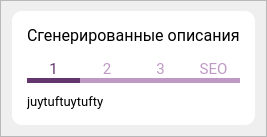
                <widget class="QFrame" name="secon_line">
                 <property name="font">
                  <font>
                   <family>-apple-system,BlinkMacSystemFont,Segoe UI,Roboto,Oxygen- Sans,Ubuntu,Cantarell,Helvetica Neue,sans-serif</family>
                  </font>
                 </property>
                 <property name="frameShape">
                  <enum>QFrame::StyledPanel</enum>
                 </property>
                 <property name="frameShadow">
                  <enum>QFrame::Raised</enum>
                 </property>
                 <layout class="QVBoxLayout" name="verticalLayout_11">
                  <property name="topMargin">
                   <number>10</number>
                  </property>
                  <item alignment="Qt::AlignTop">
                   <widget class="QFrame" name="frame">
                    <property name="minimumSize">
                     <size>
                      <width>0</width>
                      <height>0</height>
                     </size>
                    </property>
                    <property name="sizeIncrement">
                     <size>
                      <width>0</width>
                      <height>-31072</height>
                     </size>
                    </property>
                    <property name="styleSheet">
                     <string notr="true">background-color: rgb(255, 255, 255);
border-radius: 10px;
</string>
                    </property>
                    <property name="frameShape">
                     <enum>QFrame::StyledPanel</enum>
                    </property>
                    <property name="frameShadow">
                     <enum>QFrame::Raised</enum>
                    </property>
                    <layout class="QVBoxLayout" name="verticalLayout_12">
                     <property name="spacing">
                      <number>10</number>
                     </property>
                     <property name="leftMargin">
                      <number>15</number>
                     </property>
                     <property name="topMargin">
                      <number>15</number>
                     </property>
                     <property name="rightMargin">
                      <number>15</number>
                     </property>
                     <property name="bottomMargin">
                      <number>15</number>
                     </property>
                     <item>
                      <widget class="QFrame" name="frame_4">
                       <property name="maximumSize">
                        <size>
                         <width>16777215</width>
                         <height>20</height>
                        </size>
                       </property>
                       <property name="frameShape">
                        <enum>QFrame::StyledPanel</enum>
                       </property>
                       <property name="frameShadow">
                        <enum>QFrame::Raised</enum>
                       </property>
                       <layout class="QVBoxLayout" name="verticalLayout_13">
                        <property name="spacing">
                         <number>0</number>
                        </property>
                        <property name="leftMargin">
                         <number>0</number>
                        </property>
                        <property name="topMargin">
                         <number>0</number>
                        </property>
                        <property name="rightMargin">
                         <number>0</number>
                        </property>
                        <property name="bottomMargin">
                         <number>0</number>
                        </property>
                        <item>
                         <widget class="QLabel" name="label_17">
                          <property name="font">
                           <font>
                            <family>-apple-system,BlinkMacSystemFont,Segoe UI,Roboto,Oxygen- Sans,Ubuntu,Cantarell,Helvetica Neue,sans-serif</family>
                            <pointsize>12</pointsize>
                           </font>
                          </property>
                          <property name="text">
                           <string>Сгенерированные описания</string>
                          </property>
                         </widget>
                        </item>
                       </layout>
                      </widget>
                     </item>
                     <item alignment="Qt::AlignTop">
                      <widget class="QFrame" name="frame_3">
                       <property name="styleSheet">
                        <string notr="true"/>
                       </property>
                       <property name="frameShape">
                        <enum>QFrame::StyledPanel</enum>
                       </property>
                       <property name="frameShadow">
                        <enum>QFrame::Raised</enum>
                       </property>
                       <layout class="QHBoxLayout" name="horizontalLayout_6">
                        <property name="spacing">
                         <number>0</number>
                        </property>
                        <property name="leftMargin">
                         <number>0</number>
                        </property>
                        <property name="topMargin">
                         <number>0</number>
                        </property>
                        <property name="rightMargin">
                         <number>0</number>
                        </property>
                        <property name="bottomMargin">
                         <number>0</number>
                        </property>
                        <item>
                         <widget class="QPushButton" name="description_button_1">
                          <property name="font">
                           <font>
                            <family>-apple-system,BlinkMacSystemFont,Segoe UI,Roboto,Oxygen- Sans,Ubuntu,Cantarell,Helvetica Neue,sans-serif</family>
                            <pointsize>11</pointsize>
                           </font>
                          </property>
                          <property name="styleSheet">
                           <string notr="true">QPushButton {
	border: solid;
	border-radius: 0;
	border-bottom-width: 5px;
	color: rgb(99, 54, 109);
	border-color:rgb(99, 54, 109);
	padding-top:5px;
}

QPushButton::hover {
	color: rgb(146, 92, 154);
	border-color: rgb(146, 92, 154);
	
	background-color: rgba(146, 92, 154, 50);
}</string>
                          </property>
                          <property name="text">
                           <string>1</string>
                          </property>
                         </widget>
                        </item>
                        <item>
                         <widget class="QPushButton" name="description_button_2">
                          <property name="font">
                           <font>
                            <family>-apple-system,BlinkMacSystemFont,Segoe UI,Roboto,Oxygen- Sans,Ubuntu,Cantarell,Helvetica Neue,sans-serif</family>
                            <pointsize>11</pointsize>
                           </font>
                          </property>
                          <property name="styleSheet">
                           <string notr="true">QPushButton {
	border: solid;
	border-radius: 0;
	border-bottom-width: 5px;
	color: rgb(190, 153, 196);
	border-color: rgb(190, 153, 196);
	padding-top:5px;
}

QPushButton::hover {
	color: rgb(146, 92, 154);
	border-color: rgb(146, 92, 154);
	
	background-color: rgba(146, 92, 154, 50);
}</string>
                          </property>
                          <property name="text">
                           <string>2</string>
                          </property>
                         </widget>
                        </item>
                        <item>
                         <widget class="QPushButton" name="description_button_3">
                          <property name="font">
                           <font>
                            <family>-apple-system,BlinkMacSystemFont,Segoe UI,Roboto,Oxygen- Sans,Ubuntu,Cantarell,Helvetica Neue,sans-serif</family>
                            <pointsize>11</pointsize>
                           </font>
                          </property>
                          <property name="styleSheet">
                           <string notr="true">QPushButton {
	border: solid;
	border-radius: 0;
	border-bottom-width: 5px;
	color: rgb(190, 153, 196);
	border-color: rgb(190, 153, 196);
	padding-top:5px;
}

QPushButton::hover {
	color: rgb(146, 92, 154);
	border-color: rgb(146, 92, 154);
	
	background-color: rgba(146, 92, 154, 50);
}</string>
                          </property>
                          <property name="text">
                           <string>3</string>
                          </property>
                         </widget>
                        </item>
                        <item>
                         <widget class="QPushButton" name="description_button_4">
                          <property name="font">
                           <font>
                            <family>-apple-system,BlinkMacSystemFont,Segoe UI,Roboto,Oxygen- Sans,Ubuntu,Cantarell,Helvetica Neue,sans-serif</family>
                            <pointsize>11</pointsize>
                           </font>
                          </property>
                          <property name="styleSheet">
                           <string notr="true">QPushButton {
	border: solid;
	border-radius: 0;
	border-bottom-width: 5px;
	color: rgb(190, 153, 196);
	border-color: rgb(190, 153, 196);
	padding-top:5px;
}

QPushButton::hover {
	color: rgb(146, 92, 154);
	border-color: rgb(146, 92, 154);
	
	background-color: rgba(146, 92, 154, 50);
}</string>
                          </property>
                          <property name="text">
                           <string>SEO</string>
                          </property>
                         </widget>
                        </item>
                       </layout>
                      </widget>
                     </item>
                     <item>
                      <widget class="QFrame" name="frame_2">
                       <property name="frameShape">
                        <enum>QFrame::StyledPanel</enum>
                       </property>
                       <property name="frameShadow">
                        <enum>QFrame::Raised</enum>
                       </property>
                       <layout class="QVBoxLayout" name="verticalLayout_14">
                        <property name="spacing">
                         <number>0</number>
                        </property>
                        <property name="leftMargin">
                         <number>0</number>
                        </property>
                        <property name="topMargin">
                         <number>0</number>
                        </property>
                        <property name="rightMargin">
                         <number>0</number>
                        </property>
                        <property name="bottomMargin">
                         <number>0</number>
                        </property>
                        <item>
                         <widget class="QLabel" name="descreption_label">
                          <property name="sizePolicy">
                           <sizepolicy hsizetype="Preferred" vsizetype="Expanding">
                            <horstretch>0</horstretch>
                            <verstretch>0</verstretch>
                           </sizepolicy>
                          </property>
                          <property name="font">
                           <font>
                            <family>-apple-system,BlinkMacSystemFont,Segoe UI,Roboto,Oxygen- Sans,Ubuntu,Cantarell,Helvetica Neue,sans-serif</family>
                            <pointsize>10</pointsize>
                           </font>
                          </property>
                          <property name="autoFillBackground">
                           <bool>false</bool>
                          </property>
                          <property name="text">
                           <string>juytuftuytufty</string>
                          </property>
                         </widget>
                        </item>
                       </layout>
                      </widget>
                     </item>
                    </layout>
                   </widget>
                  </item>
                 </layout>
                </widget>
